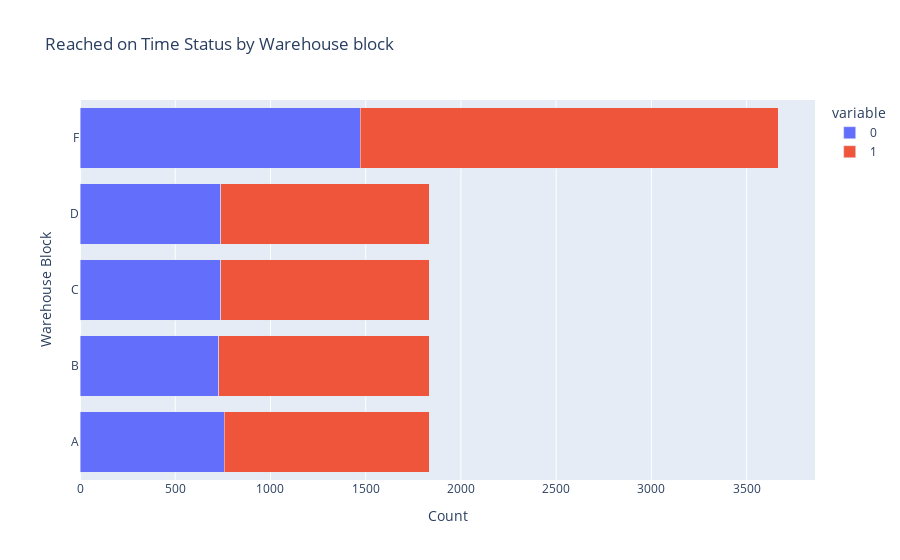

Notebook cell for this chart:
### Markdown cell above
- Terdapat nilai feature yang mendominasi pada feature `Warehouse_block` (F), `Mode_of_Shipment` (Ship), dan `Product_importance` (low).
- Nilai feature `Gender` terlihat merata dengan proporsi sekitar 50:50.
- Perbandingan nilai dalam feature tidak terlalu timpang, sehingga keempat fitur masih akan digunakan dalam Exploratory Data Analysis.

### Code cell
# Ontime Warehouse Block
sum_reached_on_time = df.groupby("Warehouse_block")["Reached.on.Time_Y.N"].value_counts().unstack(fill_value=0).reset_index()

fig = px.bar(sum_reached_on_time, x=[0, 1], y="Warehouse_block", title="Reached on Time Status by Warehouse block",
             labels={"value": "Count", "Warehouse_block": "Warehouse Block", "Reached.on.Time_Y.N": "Reached on Time"},
             orientation='h')
fig.update_layout(barmode='stack')
fig.show()

### Figure 1 — Plotly figure (JSON) as saved in the notebook; plotly's stock layout.template omitted (floating-point values rounded to 4 significant figures)
{"data": [{"alignmentgroup": "True", "hovertemplate": "variable=0<br>Count=%{x}<br>Warehouse Block=%{y}<extra></extra>", "legendgroup": "0", "marker": {"color": "#636efa", "pattern": {"shape": ""}}, "name": "0", "offsetgroup": "0", "orientation": "h", "showlegend": true, "textposition": "auto", "type": "bar", "x": [758, 729, 739, 738, 1472], "xaxis": "x", "y": ["A", "B", "C", "D", "F"], "yaxis": "y"}, {"alignmentgroup": "True", "hovertemplate": "variable=1<br>Count=%{x}<br>Warehouse Block=%{y}<extra></extra>", "legendgroup": "1", "marker": {"color": "#EF553B", "pattern": {"shape": ""}}, "name": "1", "offsetgroup": "1", "orientation": "h", "showlegend": true, "textposition": "auto", "type": "bar", "x": [1075, 1104, 1094, 1096, 2194], "xaxis": "x", "y": ["A", "B", "C", "D", "F"], "yaxis": "y"}], "layout": {"barmode": "stack", "legend": {"title": {"text": "variable"}, "tracegroupgap": 0}, "title": {"text": "Reached on Time Status by Warehouse block"}, "xaxis": {"anchor": "y", "domain": [0, 1], "title": {"text": "Count"}}, "yaxis": {"anchor": "x", "domain": [0, 1], "title": {"text": "Warehouse Block"}}}}
